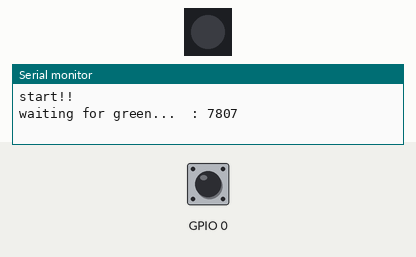
Simulated run of this program. Board: ESP32-S2. On the bench: 1 RGB LEDs in strip order, left to right, the last lines printed to the serial monitor. Inputs (shaded band) come from the test bench; at power-on: GPIO 0 HIGH. Dim RGB values are drawn brighter than linear; WiFi joins after 1.5 s; servers stay silent unless stated; random numbers use the default seed unless the program sets one.

Above: at 0.1 s.
At 10.7 s:
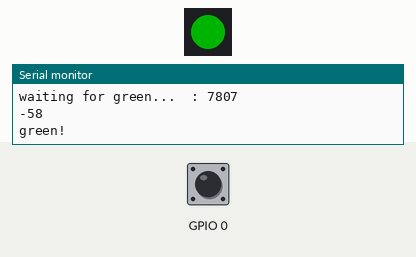
10.8 s: GPIO 0 pulled LOW for 0.15 s
At 11.4 s:
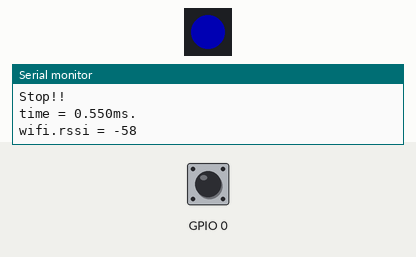
Timing chart, 0 to 13.8 s (numbered marks = the images above; inputs shaded):
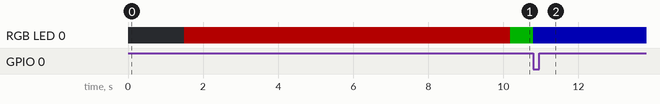

Measured:
- after the input at 10.8 s, RGB LED 0: RGB(0, 60, 0) → RGB(0, 0, 60) at once

The program:

main.cpp
```cpp
#include <Arduino.h>
#include <Wifi.h>
#include <Update.h>
#include <wifiManager.h>
#include <time.h>
#include <stdlib.h>
#include <Adafruit_NeoPixel.h>


WiFiManager wm;
int count = 0;
int stage = 0;
int save_reactime;
Adafruit_NeoPixel pixels(1,18,NEO_GRB + NEO_KHZ800);
int random_int = random(10000)+1000;

void setup() {
  // set led
  pinMode(0, INPUT_PULLUP);
  pixels.begin();
  pixels.setBrightness(60);

  // set serial and print test
  Serial.begin(115200);
  Serial.println("start!!");
  Serial.print("waiting for green...  : ");
  Serial.println(random_int);

  // set wifimanager

  WiFi.mode(WIFI_AP);
  wm.resetSettings();
  wm.autoConnect("wm_test","12345678");
  Serial.print(WiFi.RSSI());

}

void loop() {
  pixels.clear();

  if(stage == 1){
      if(digitalRead(0) == HIGH){
        pixels.setPixelColor(0,pixels.Color(0,255,0));
      }
      else{
        Serial.println("Stop!!");
        //Serial.println(count);
        Serial.println((String)"time = " + count/1000 + (String)"." + count%1000 + "ms.");
        Serial.print((String)"wifi.rssi = " + WiFi.RSSI());
        stage = 2;
      }
  }

  else if(stage == 0 && count >= random_int){
    stage = 1;
    count = 0;
    pixels.setPixelColor(0,pixels.Color(0,255,0));
    Serial.println("\ngreen!");
  }

  else if(stage == 0){
    pixels.setPixelColor(0,pixels.Color(255,0,0));
  }

  else if(stage == 2)
    pixels.setPixelColor(0,pixels.Color(0,0,255));

  pixels.show();
  delay(1);
  count++;
}
```
